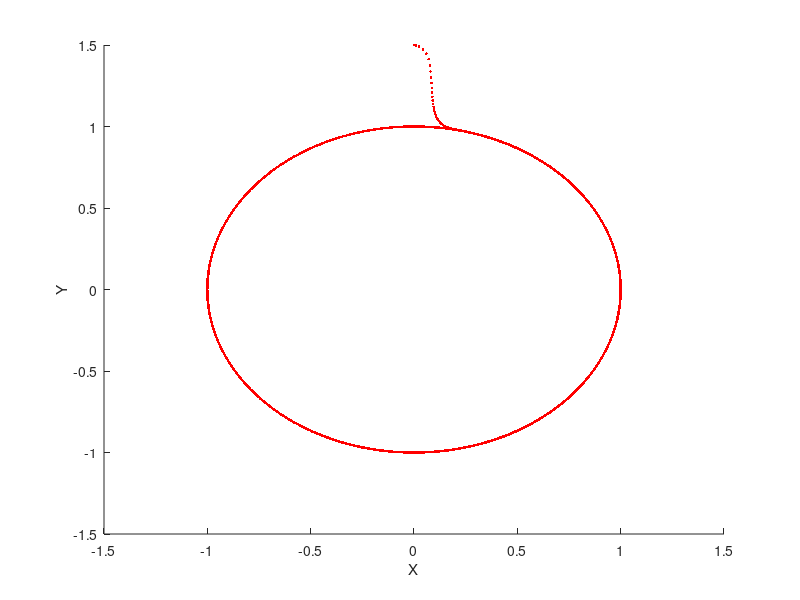

MATLAB code for this plot:
% clear;
% clc; 
% close all;
tstep = 0.05;
tsimu = 100;
Te=tstep;
umin = 0; umax = 5;
vmin = -5; vmax = 5;
% Initial conditions
qinit = [0; 1.5; 0]; q_v = []; q_v = [q_v, qinit];
t = 0; t_v = []; t_v = [t_v,t];
u = 0.01; u_v = []; u_v = [u_v, u];
v = 0; v_v = []; v_v = [v_v, v];
k1 =8;
k2 = 16;
a=.1; %0.2
b=.1;
t=[0: tstep: tsimu];
xr= sin(a*t);
yr=cos(b*t);
dxr=a*cos(a*t);
dyr=-b*sin(b*t);
ddxr=-a*a*sin(a*t);
ddyr=-b*b*cos(b*t);
figure(1); hold on;
% plot reference
plot(xr,yr,'b');
xlabel('X');
ylabel('Y');
i = 1;
for t = 0: tstep : tsimu
qcurrent = q_v(:, end);
plot(qcurrent(1), qcurrent(2),'.r')
%Modèle de d'évolution d'un robot avec l'odomètre
qdot(1)=u*cos(qcurrent(3));
qdot(2)=u*sin(qcurrent(3));
qdot(3)=v;
%Dynamique des écart en x et y
r1 = ddxr(i) - k1*(qdot(1) - dxr(i)) -k2*(qcurrent(1) -xr(i));
r2 = ddyr(i) - k1*(qdot(2) - dyr(i)) -k2*(qcurrent(2)-yr(i));
%Mise en place du feedback dynamique
G=[cos(qcurrent(3)), -u*sin(qcurrent(3)); sin(qcurrent(3)), u*cos(qcurrent(3))];
L= G\[r1,r2]'; % L Will contain w and v L=[w;v]
w=L(1);
u = u + tstep*w; %
% if u<0 or u close to zero
if abs(u)<10^-4 || u < 0
u = umin + 0.01;
end
if u > umax
u = umax;
end
v = L(2) ;
if v > vmax
v = vmax;
elseif v<vmin
v = vmin;
end
%Mise à jour des variables du modèle
qcurrent(1)=qcurrent(1) + tstep*u*cos(qcurrent(3)); % x=x+ tstep*u*cos(thetha)
qcurrent(2)=qcurrent(2) + tstep*u*sin(qcurrent(3)); % y=y+ tstep*u*sin(thetha)
qcurrent(3)=qcurrent(3) + tstep*v; % theta = theta+ v*tstep
qt=qcurrent;
q_v = [q_v, qt];
v_v = [v_v, v]; u_v = [u_v, u];
i = i+1;
pause(0.01);
end
